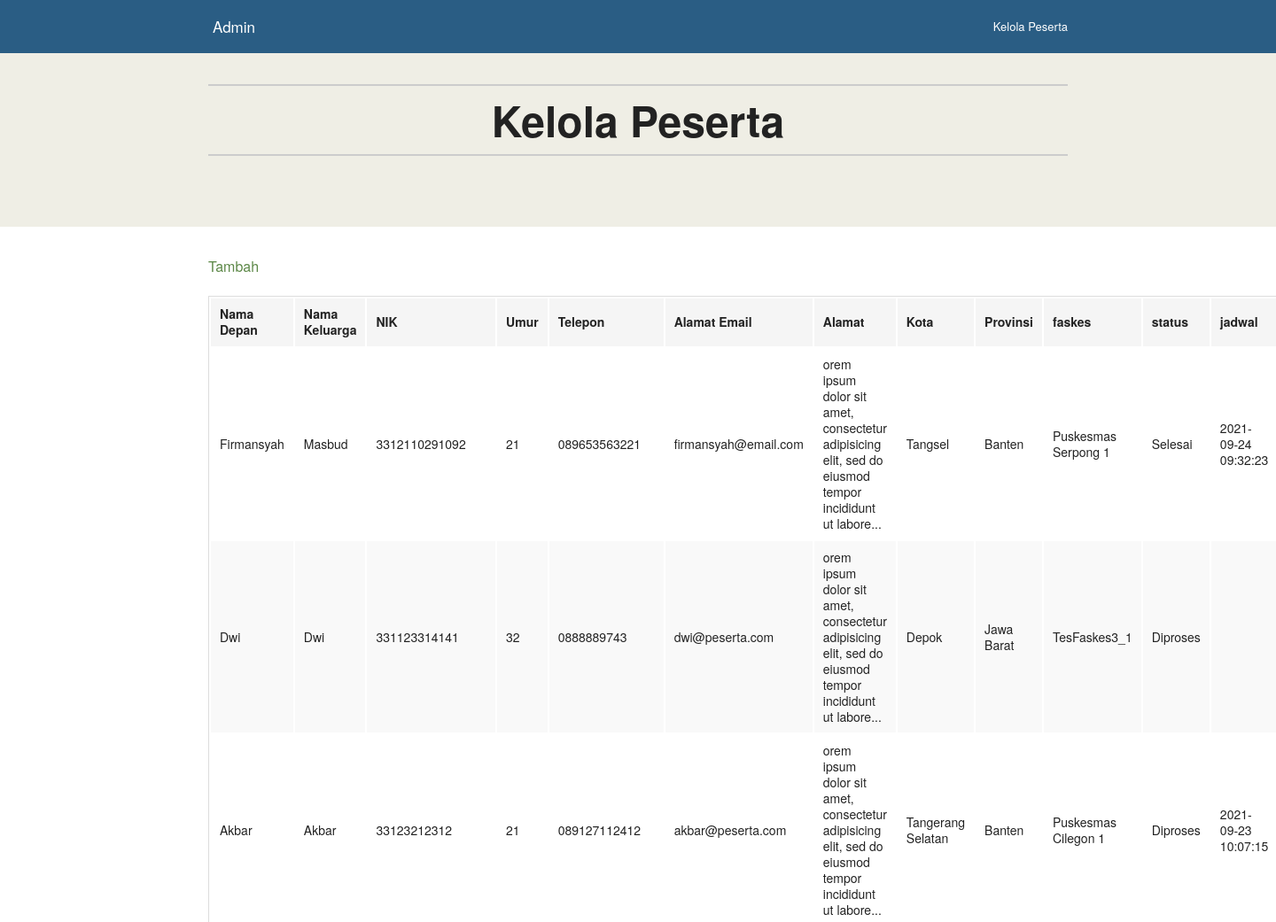
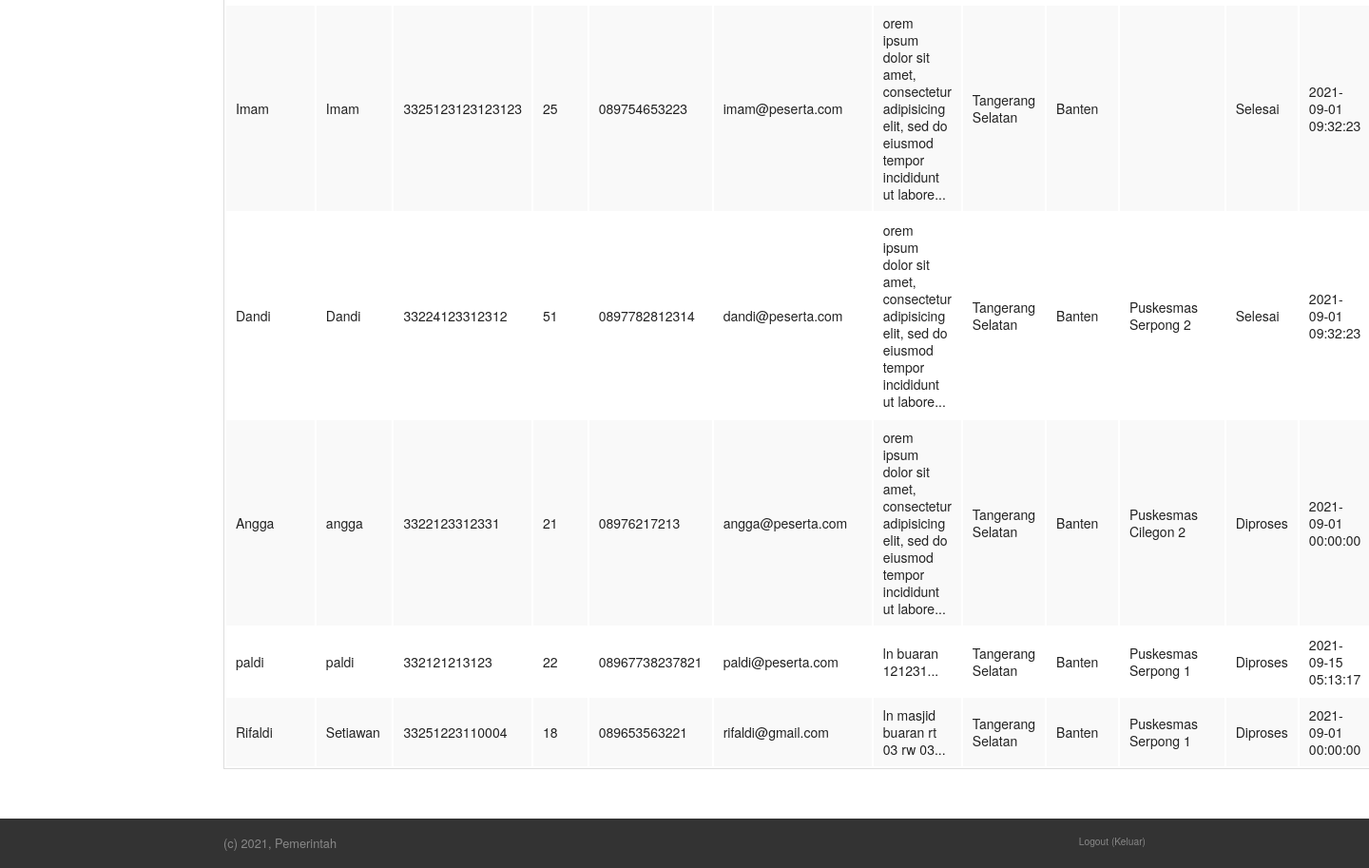
Screenshot of /admin/kelola_peserta.php (signed in) with the database file from the repository (2 pictures, top to bottom).
### tables this page shows
CREATE TABLE `tb_peserta` (
  `id_peserta` int(11) NOT NULL,
  `nama_peserta` varchar(50) NOT NULL,
  `keluarga_peserta` varchar(50) NOT NULL,
  `nik_peserta` varchar(50) NOT NULL,
  `umur_peserta` int(11) NOT NULL,
  `telepon_peserta` varchar(50) NOT NULL,
  `email_peserta` varchar(50) NOT NULL,
  `password_peserta` varchar(255) NOT NULL,
  `alamat_peserta` text NOT NULL,
  `kota_peserta` varchar(50) NOT NULL,
  `provinsi_peserta` varchar(50) NOT NULL,
  `status_peserta` tinyint(1) NOT NULL DEFAULT 0,
  `jadwal_peserta` datetime DEFAULT NULL,
  `id_faskes` int(11) DEFAULT NULL
);

CREATE TABLE `tb_faskes` (
  `id_faskes` int(11) NOT NULL,
  `nama_faskes` varchar(50) NOT NULL,
  `alamat_faskes` text NOT NULL,
  `kuota_faskes` int(11) NOT NULL,
  `id_kecamatan` int(11) NOT NULL
);

### admin/kelola_peserta.php (the view, shortened to what this page needs)
<?php
if (@!$_SESSION['id_admin']) {
	echo "Anda tidak diijinkan untuk mengakses halaman ini";
}else{
	include ('../koneksi.php');
	$q = "SELECT * FROM tb_peserta LEFT JOIN tb_faskes ON tb_peserta.id_faskes = tb_faskes.id_faskes";
	$array = mysqli_query($koneksi, $q);
?>
<?php $a = 2;include '../header_admin.php'; ?>
<div id="wrapper">
    <div class="hero">
	  <div class="row">
	    <div class="large-12 columns">
	      <h1>Kelola Peserta</h1>
	    </div>
	  </div>
	</div>
	<div class="row">
		<div class="large-12 column">
		<p>
			<a href="./tambah_peserta.php">Tambah</a>
		</p>
		<table style="width: 100%;">
			<thead>
				<td>Nama Depan </td>
				<td>Nama Keluarga </td>
				<td>NIK</td>
				<td>Umur </td>
				<td>Telepon </td>
				<td>Alamat Email </td>
				<td>Alamat </td>
				<td>Kota </td>
				<td>Provinsi </td>
				<td>faskes</td>
				<td>status</td>
				<td>jadwal</td>
			</thead>
			<?php foreach ($array as $d_array): ?>
				<?php
				if ($d_array['status_peserta'] == 1) {
					$status = "Selesai";
				} elseif($d_array['status_peserta'] == 0) {
					$status = "Diproses";
				}
				?>
				<tr>
					<td><?php echo $d_array['nama_peserta'] ?></td>
					<td><?php echo $d_array['keluarga_peserta'] ?></td>
					<td><?php echo $d_array['nik_peserta'] ?></td>
					<td><?php echo $d_array['umur_peserta'] ?></td>
					<td><?php echo $d_array['telepon_peserta'] ?></td>
					<td><?php echo $d_array['email_peserta'] ?></td>
					<td><?php echo substr($d_array['alamat_peserta'], 1, 100) ?>...</td>
					<td><?php echo $d_array['kota_peserta'] ?></td>
					<td><?php echo $d_array['provinsi_peserta'] ?></td>
					<td><?php echo $d_array['nama_faskes'] ?></td>
					<td><?php echo $status ?></td>
					<td><?php echo $d_array['jadwal_peserta'] ?></td>
				</tr>
			<?php endforeach ?>
		</table>
		</div>
	</div>
</div>
<?php $a = 2;include '../footer.php'; ?>
<?php } ?>

### rows the page displays
tb_peserta: nama_peserta "Firmansyah", keluarga_peserta "Masbud", nik_peserta "3312110291092", umur_peserta "21", telepon_peserta "089653563221", email_peserta "firmansyah@email.com", alamat_peserta "orem ipsum dolor sit amet, consectetur adipisicing elit, sed do eiusmod tempor incididunt ut labore", kota_peserta "Tangsel", provinsi_peserta "Banten", id_faskes.nama_faskes "Puskesmas Serpong 1", status_peserta "Selesai", jadwal_peserta "2021-09-24 09:32:23"
tb_peserta: nama_peserta "Dwi", keluarga_peserta "Dwi", nik_peserta "331123314141", umur_peserta "32", telepon_peserta "0888889743", email_peserta "dwi@peserta.com", alamat_peserta "orem ipsum dolor sit amet, consectetur adipisicing elit, sed do eiusmod tempor incididunt ut labore", kota_peserta "Depok", provinsi_peserta "Jawa Barat", id_faskes.nama_faskes "TesFaskes3_1", status_peserta "Diproses"
tb_peserta: nama_peserta "Akbar", keluarga_peserta "Akbar", nik_peserta "33123212312", umur_peserta "21", telepon_peserta "089127112412", email_peserta "akbar@peserta.com", alamat_peserta "orem ipsum dolor sit amet, consectetur adipisicing elit, sed do eiusmod tempor incididunt ut labore", kota_peserta "Tangerang Selatan", provinsi_peserta "Banten", id_faskes.nama_faskes "Puskesmas Cilegon 1", status_peserta "Diproses", jadwal_peserta "2021-09-23 10:07:15"
tb_peserta: nama_peserta "Imam", keluarga_peserta "Imam", nik_peserta "3325123123123123", umur_peserta "25", telepon_peserta "089754653223", email_peserta "imam@peserta.com", alamat_peserta "orem ipsum dolor sit amet, consectetur adipisicing elit, sed do eiusmod tempor incididunt ut labore", kota_peserta "Tangerang Selatan", provinsi_peserta "Banten", status_peserta "Selesai", jadwal_peserta "2021-09-01 09:32:23"
tb_peserta: nama_peserta "Dandi", keluarga_peserta "Dandi", nik_peserta "33224123312312", umur_peserta "51", telepon_peserta "0897782812314", email_peserta "dandi@peserta.com", alamat_peserta "orem ipsum dolor sit amet, consectetur adipisicing elit, sed do eiusmod tempor incididunt ut labore", kota_peserta "Tangerang Selatan", provinsi_peserta "Banten", id_faskes.nama_faskes "Puskesmas Serpong 2", status_peserta "Selesai", jadwal_peserta "2021-09-01 09:32:23"
tb_peserta: nama_peserta "Angga", keluarga_peserta "angga", nik_peserta "3322123312331", umur_peserta "21", telepon_peserta "08976217213", email_peserta "angga@peserta.com", alamat_peserta "orem ipsum dolor sit amet, consectetur adipisicing elit, sed do eiusmod tempor incididunt ut labore", kota_peserta "Tangerang Selatan", provinsi_peserta "Banten", id_faskes.nama_faskes "Puskesmas Cilegon 2", status_peserta "Diproses", jadwal_peserta "2021-09-01 00:00:00"
tb_peserta: nama_peserta "paldi", keluarga_peserta "paldi", nik_peserta "332121213123", umur_peserta "22", telepon_peserta "08967738237821", email_peserta "paldi@peserta.com", alamat_peserta "ln buaran 121231", kota_peserta "Tangerang Selatan", provinsi_peserta "Banten", id_faskes.nama_faskes "Puskesmas Serpong 1", status_peserta "Diproses", jadwal_peserta "2021-09-15 05:13:17"
tb_peserta: nama_peserta "Rifaldi", keluarga_peserta "Setiawan", nik_peserta "33251223110004", umur_peserta "18", telepon_peserta "089653563221", email_peserta "rifaldi@gmail.com", alamat_peserta "ln masjid buaran rt 03 rw 03", kota_peserta "Tangerang Selatan", provinsi_peserta "Banten", id_faskes.nama_faskes "Puskesmas Serpong 1", status_peserta "Diproses", jadwal_peserta "2021-09-01 00:00:00"
